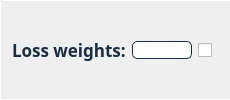
                                <widget class="QFrame" name="frame_doc_top_thr_8">
                                 <property name="styleSheet">
                                  <string notr="true">border-bottom: 0.5px solid #FFFFFF;
border-left: 0.5px solid #FFFFFF;
border-top: 0.5px solid #FFFFFF;
</string>
                                 </property>
                                 <property name="frameShape">
                                  <enum>QFrame::StyledPanel</enum>
                                 </property>
                                 <property name="frameShadow">
                                  <enum>QFrame::Plain</enum>
                                 </property>
                                 <layout class="QHBoxLayout" name="horizontalLayout_101">
                                  <item>
                                   <widget class="QLabel" name="label_doc_top_thr_8">
                                    <property name="sizePolicy">
                                     <sizepolicy hsizetype="Minimum" vsizetype="Preferred">
                                      <horstretch>0</horstretch>
                                      <verstretch>0</verstretch>
                                     </sizepolicy>
                                    </property>
                                    <property name="maximumSize">
                                     <size>
                                      <width>16777215</width>
                                      <height>16777215</height>
                                     </size>
                                    </property>
                                    <property name="font">
                                     <font>
                                      <family>Avenir</family>
                                      <pointsize>13</pointsize>
                                      <weight>75</weight>
                                      <italic>false</italic>
                                      <bold>true</bold>
                                     </font>
                                    </property>
                                    <property name="toolTip">
                                     <string>&lt;html&gt;&lt;head/&gt;&lt;body&gt;&lt;p&gt;&lt;span style=&quot; font-weight:400;&quot;&gt;The weight of each word in the vocabulary.&lt;/span&gt;&lt;/p&gt;&lt;/body&gt;&lt;/html&gt;</string>
                                    </property>
                                    <property name="styleSheet">
                                     <string notr="true">font: 87 13pt &quot;Avenir&quot;;
color:#1A2E40;
font-weight: bold;
border:None;</string>
                                    </property>
                                    <property name="text">
                                     <string>Loss weights:</string>
                                    </property>
                                   </widget>
                                  </item>
                                  <item>
                                   <widget class="QLineEdit" name="lineEdit_doc_top_thr_8">
                                    <property name="sizePolicy">
                                     <sizepolicy hsizetype="Minimum" vsizetype="Fixed">
                                      <horstretch>0</horstretch>
                                      <verstretch>0</verstretch>
                                     </sizepolicy>
                                    </property>
                                    <property name="minimumSize">
                                     <size>
                                      <width>0</width>
                                      <height>0</height>
                                     </size>
                                    </property>
                                    <property name="maximumSize">
                                     <size>
                                      <width>60</width>
                                      <height>16777215</height>
                                     </size>
                                    </property>
                                    <property name="styleSheet">
                                     <string notr="true">QLineEdit {	
	background-color: #FFFFFF;
	font: 87 italic 12pt &quot;Avenir&quot;;
	border-radius: 5px;
	border: 1px solid #1A2E40;
	color:black;
}</string>
                                    </property>
                                   </widget>
                                  </item>
                                  <item>
                                   <widget class="QCheckBox" name="checkBox_doc_top_thr_8">
                                    <property name="sizePolicy">
                                     <sizepolicy hsizetype="Fixed" vsizetype="Fixed">
                                      <horstretch>0</horstretch>
                                      <verstretch>0</verstretch>
                                     </sizepolicy>
                                    </property>
                                    <property name="styleSheet">
                                     <string notr="true">border:0px;</string>
                                    </property>
                                    <property name="text">
                                     <string/>
                                    </property>
                                   </widget>
                                  </item>
                                 </layout>
                                </widget>
